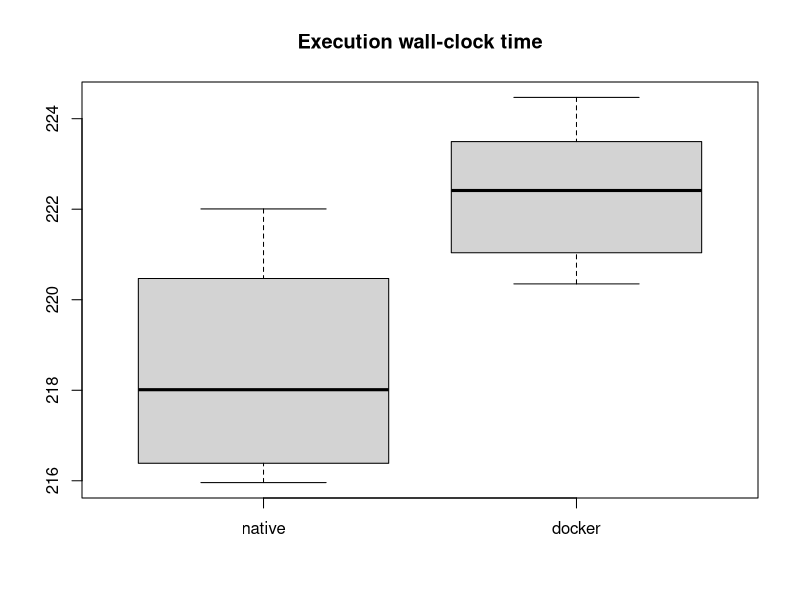
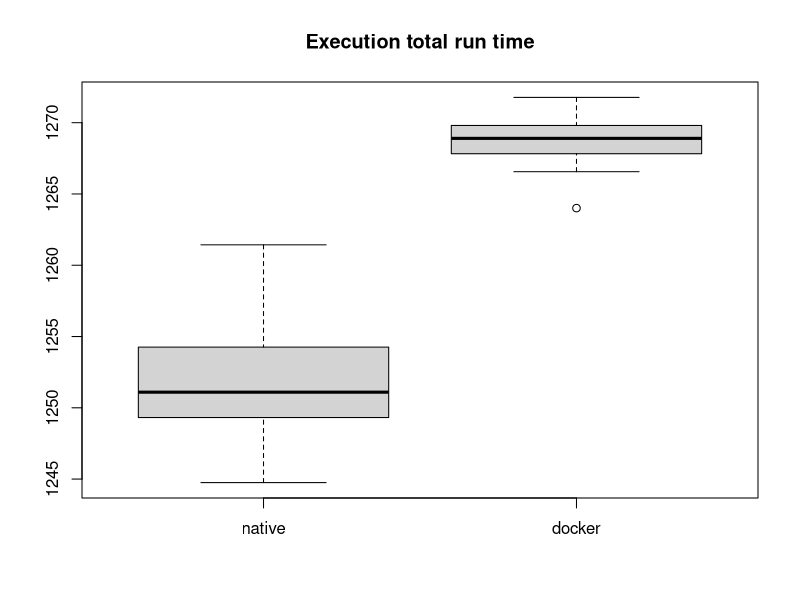
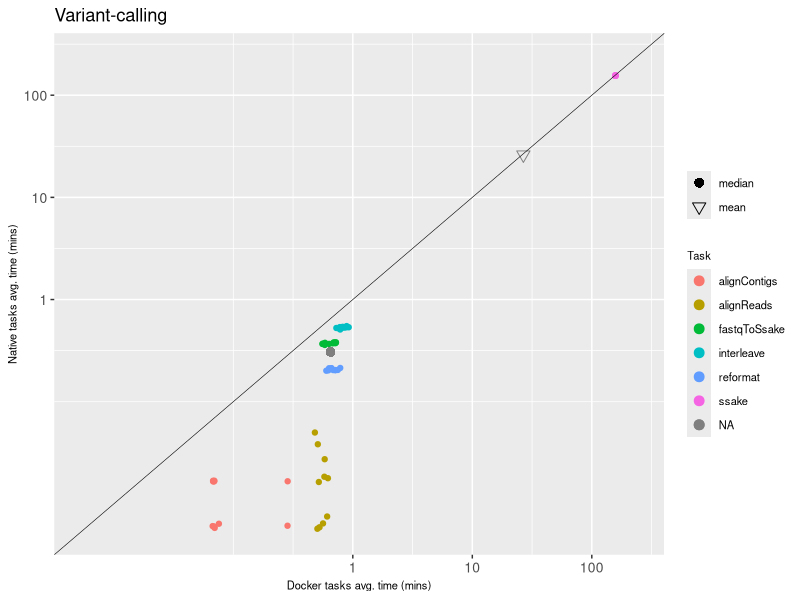

Here is the R script that generated these plots, in order:
native <- read.delim("time_native.txt", header=TRUE)
docker <- read.delim("time_docker.txt", header=TRUE)

n_elapsed <- native$delta / 1000 / 60 
d_elapsed <- docker$delta / 1000 / 60 

png(filename = "fig_wall_time.png")
boxplot(n_elapsed, d_elapsed, names = c("native","docker"))
title("Execution wall-clock time")
dev.off()

n_cputime <- native$realtime / 1000 / 60 
d_cputime <- docker$realtime / 1000 / 60 

png(filename = "fig_run_time.png")
boxplot(n_cputime, d_cputime, names = c("native","docker"))
title("Execution total run time")
dev.off()


library(scales)
library(reshape)
library(ggplot2)
library(grid)

NF_stats<-read.csv("plot.csv",header=T)
NF_stats = cbind(NF_stats, shape=rep("16",dim(NF_stats)[1]))

nL = dim(read.table("stats_docker.txt", skip=1, header=F))[1]

NF_median =  data.frame(list( name = c("median"), realtime_docker = read.table("stats_docker.txt", skip=nL, header=F)[,2], realtime_native = read.table("stats_native.txt", skip=nL, header=F)[,2], shape = c("6")))
NF_mean =  data.frame(list( name = c("mean"), realtime_docker = read.table("stats_docker.txt", skip=nL, header=F)[,3], realtime_native = read.table("stats_native.txt", skip=nL, header=F)[,3], shape = c("8")))

NF_stats$realtime_docker_log10 = log10((NF_stats$realtime_docker/1000)/60)
NF_stats$realtime_native_log10 = log10((NF_stats$realtime_native/1000)/60)

max_axis = max(c(NF_stats$realtime_docker_log10, NF_stats$realtime_native_log10)) * 1.08
min_axis = min(c(NF_stats$realtime_docker_log10, NF_stats$realtime_native_log10)) * 1.01

lbreaks = log10(c(1,10,100,1000))
llabels = c(1,10,100,1000)
png(filename = "fig_correlation.png", width = 5, height = 4, units = 'in', res = 300)
qplot(x=realtime_docker_log10, y=realtime_native_log10, data=NF_stats, main="", color=name, ylab="Native tasks avg. time (mins)", xlab="Docker tasks avg. time (mins)") + 
    geom_point(size = 3, aes(shape = shape)) +
    geom_point( data = NF_median, aes(x=log10((realtime_docker/1000)/60), y=log10((realtime_native/1000)/60), shape = shape, color = NA), size = 3) +
    geom_point( data = NF_mean, aes(x=log10((realtime_docker/1000)/60), y=log10((realtime_native/1000)/60), shape = shape, color = NA), size = 3) +    
    scale_shape_manual(values = c(16, 6, 8), breaks = c("6","8"), labels = c("median","mean")) +
    geom_abline(intercept = 0, size=.2) +
    scale_x_continuous(limits = c(min_axis,max_axis), breaks = lbreaks, labels = llabels) +
    scale_y_continuous(limits = c(min_axis,max_axis), breaks = lbreaks, labels = llabels) +
    labs(color = "Task", title='Variant-calling', shape = "") +
    theme(axis.text.x=element_text(size=10), axis.text.y=element_text(size=10), axis.title.y=element_text(size=8), axis.title.x=element_text(size=8),legend.text=element_text(size=8),legend.title=element_text(size=8))

dev.off()
